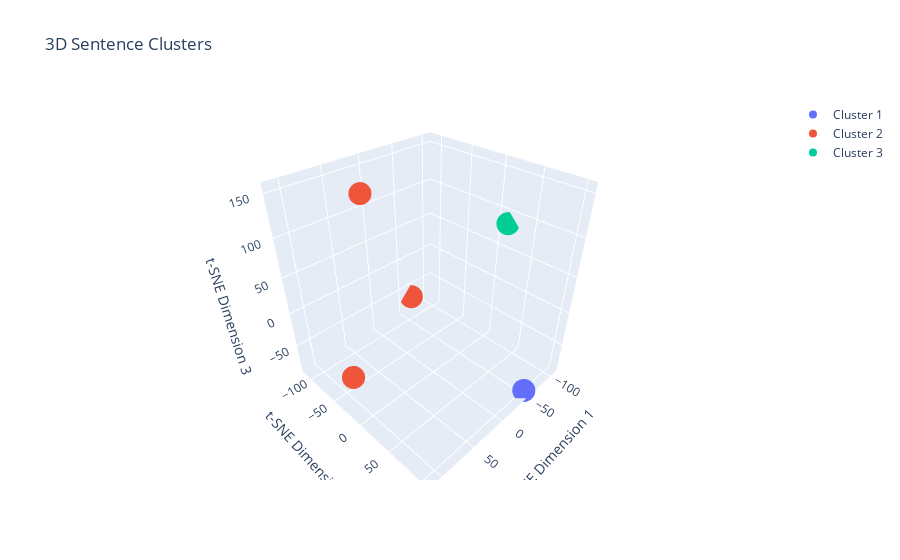

Write notebook code for a chart like this one.
### Code cell
import plotly.graph_objects as go

# Perform t-SNE dimensionality reduction for 3D visualization
perplexity_value = min(30, len(sentence_vectors) - 1)
tsne_3d = TSNE(n_components=3,perplexity=perplexity_value, random_state=0)
reduced_vectors_3d = tsne_3d.fit_transform(sentence_vectors)

# 3D Scatter plot
fig = go.Figure()

for i in range(num_clusters):
    indices = labels == i
    fig.add_trace(go.Scatter3d(
        x=reduced_vectors_3d[indices, 0],
        y=reduced_vectors_3d[indices, 1],
        z=reduced_vectors_3d[indices, 2],
        mode='markers',
        name=f'Cluster {i+1}'
    ))

fig.update_layout(title='3D Sentence Clusters',
                  scene=dict(xaxis_title='t-SNE Dimension 1',
                             yaxis_title='t-SNE Dimension 2',
                             zaxis_title='t-SNE Dimension 3'))
fig.show()

### Figure 1 — Plotly figure (JSON) as saved in the notebook; plotly's stock layout.template omitted (floating-point values rounded to 4 significant figures)
{"data": [{"mode": "markers", "name": "Cluster 1", "type": "scatter3d", "x": [-49.74, -49.74], "y": [103.9, 103.9], "z": [-86.84, -86.84]}, {"mode": "markers", "name": "Cluster 2", "type": "scatter3d", "x": [56.59, -67.15, 112.0, 112.0], "y": [-45.95, -113.4, -12.34, -12.34], "z": [154.0, -67.29, -31.24, -31.24]}, {"mode": "markers", "name": "Cluster 3", "type": "scatter3d", "x": [-107.0], "y": [15.84], "z": [85.16]}], "layout": {"scene": {"xaxis": {"title": {"text": "t-SNE Dimension 1"}}, "yaxis": {"title": {"text": "t-SNE Dimension 2"}}, "zaxis": {"title": {"text": "t-SNE Dimension 3"}}}, "title": {"text": "3D Sentence Clusters"}}}
